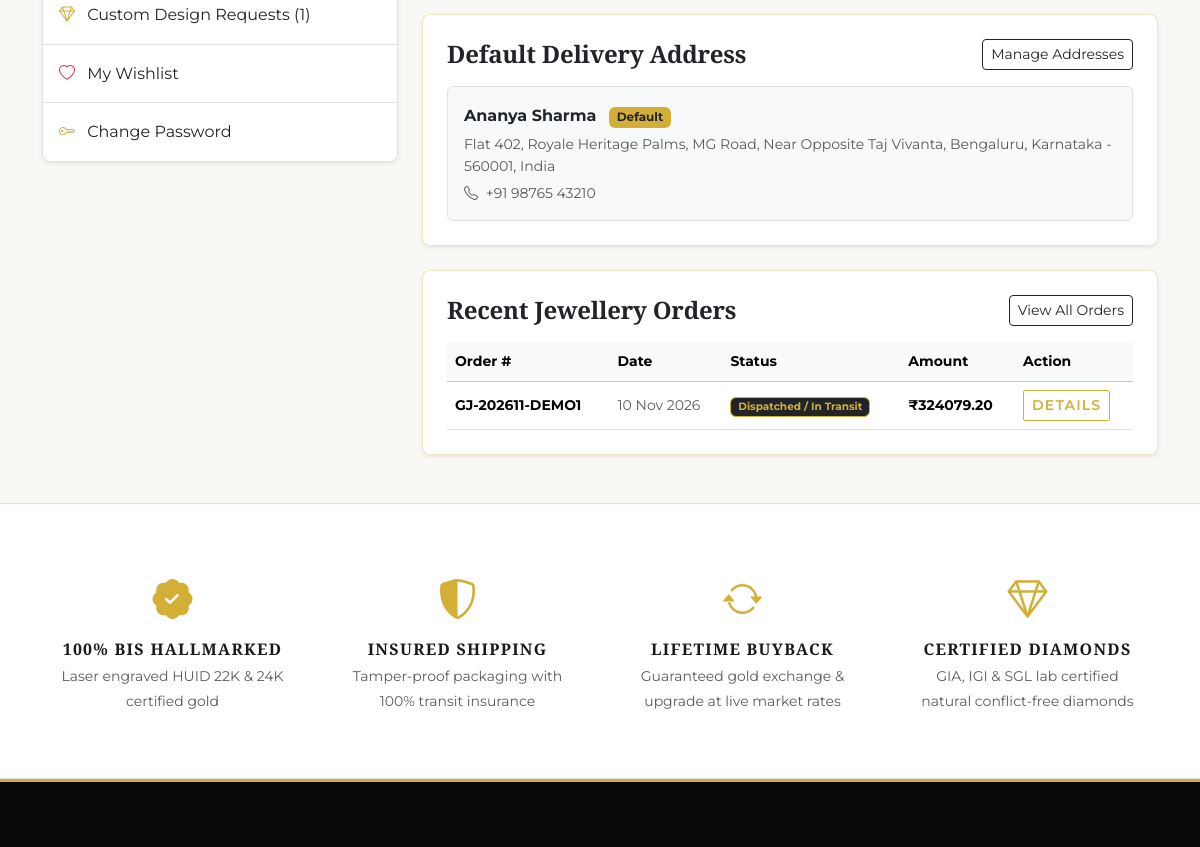
Before: /accounts/profile/ (signed in, middle part) with the older database file.
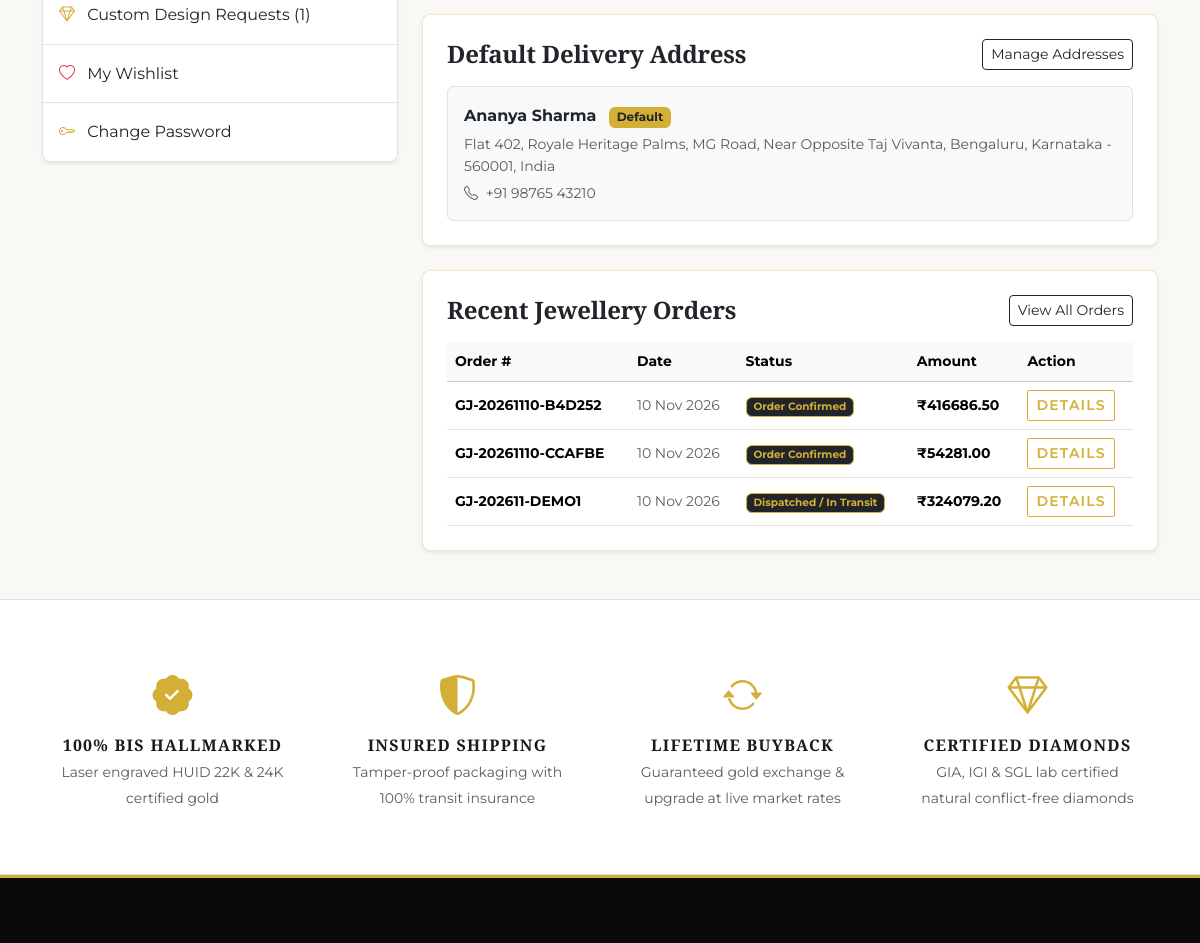
After: the same page with the newer database file.
### orders/models.py (models this page shows, shortened)
class Order(models.Model):
    ORDER_STATUS_CHOICES = [
        ('PENDING', 'Pending Confirmation'),
        ('CONFIRMED', 'Order Confirmed'),
        ('CRAFTING', 'Hallmarking & Crafting'),
        ('SHIPPED', 'Dispatched / In Transit'),
        ('OUT_FOR_DELIVERY', 'Out for Delivery'),
        ('DELIVERED', 'Delivered'),
        ('CANCELLED', 'Cancelled'),
    ]
    PAYMENT_METHOD_CHOICES = [
        ('COD', 'Cash on Delivery (Insured)'),
        ('UPI', 'UPI / QR Code (Instant)'),
        ('ONLINE_CARD', 'Credit / Debit Card / NetBanking'),
        ('BANK_TRANSFER', 'Direct Bank Transfer / NEFT'),
        ('STRIPE', 'Stripe Online Payment (Cards & Global)'),
    ]
    PAYMENT_STATUS_CHOICES = [
        ('PENDING', 'Pending Payment'),
        ('PAID', 'Payment Received'),
        ('FAILED', 'Payment Failed'),
        ('REFUNDED', 'Refunded'),
    ]
    order_number = models.CharField(max_length=50, unique=True, editable=False)
    invoice_number = models.CharField(max_length=60, unique=True, blank=True)
    user = models.ForeignKey(User, on_delete=models.SET_NULL, null=True, blank=True, related_name='orders')
    customer_name = models.CharField(max_length=150)
    customer_email = models.EmailField()
    customer_phone = models.CharField(max_length=20)
    shipping_address = models.TextField(help_text="Full shipping destination address snapshot")
    billing_address = models.TextField(help_text="Full billing address snapshot")
    items_total = models.DecimalField(max_digits=12, decimal_places=2, default=Decimal('0.00'))
    making_charges_total = models.DecimalField(max_digits=10, decimal_places=2, default=Decimal('0.00'))
    discount_amount = models.DecimalField(max_digits=10, decimal_places=2, default=Decimal('0.00'))
    tax_amount = models.DecimalField(max_digits=10, decimal_places=2, default=Decimal('0.00'), help_text="GST 3%")
    shipping_charges = models.DecimalField(max_digits=8, decimal_places=2, default=Decimal('0.00'), help_text="Insured delivery")
    grand_total = models.DecimalField(max_digits=12, decimal_places=2)
    payment_method = models.CharField(max_length=20, choices=PAYMENT_METHOD_CHOICES, default='UPI')
    payment_status = models.CharField(max_length=20, choices=PAYMENT_STATUS_CHOICES, default='PENDING')
    order_status = models.CharField(max_length=25, choices=ORDER_STATUS_CHOICES, default='PENDING')
    tracking_number = models.CharField(max_length=100, blank=True, default="")
    courier_partner = models.CharField(max_length=100, blank=True, default="BlueDart Apex Gold Insured")
    estimated_delivery = models.DateField(null=True, blank=True)
    order_notes = models.TextField(blank=True)
    created_at = models.DateTimeField(auto_now_add=True)
    updated_at = models.DateTimeField(auto_now=True)
    class Meta:
        ordering = ['-created_at']

### accounts/views.py (the view)
# urls.py: path('profile/', views.profile_view, name='customer_profile'),
@login_required
def profile_view(request):
    user = request.user
    profile = user.profile
    if request.method == 'POST':
        form = UserProfileForm(request.POST, request.FILES, instance=profile)
        first_name = request.POST.get('first_name', '').strip()
        last_name = request.POST.get('last_name', '').strip()
        if form.is_valid():
            form.save()
            user.first_name = first_name
            user.last_name = last_name
            user.save()
            messages.success(request, "Your profile details have been updated.")
            return redirect('customer_profile')
    else:
        initial = {
            'first_name': user.first_name,
            'last_name': user.last_name,
            'email': user.email,
        }
        form = UserProfileForm(instance=profile, initial=initial)
    recent_orders = user.orders.all()[:5]
    custom_orders = user.custom_orders.all()[:3]
    default_address = user.addresses.filter(is_default=True).first()
    context = {
        'form': form,
        'profile': profile,
        'recent_orders': recent_orders,
        'custom_orders': custom_orders,
        'default_address': default_address,
    }
    return render(request, 'accounts/profile.html', context)

### accounts/models.py (called while the page is built)
    @property
    def single_line_address(self):
        parts = [self.street_address]
        if self.landmark:
            parts.append(f"Near {self.landmark}")
        parts.extend([self.city, f"{self.state} - {self.pincode}", self.country])
        return ", ".join(parts)

### products/models.py (called while the page is built)
    def get_absolute_url(self):
        return reverse('product_list_by_category', kwargs={'category_slug': self.slug})

### frontend/templates/accounts/profile.html (shortened to what this page needs)
{% extends 'base.html' %}
{% block content %}
<div class="container py-5">
  <div class="row g-4">
    <div class="col-lg-4">
      <div class="list-group border-gold-subtle shadow-sm rounded-3 overflow-hidden">
        <a href="{% url 'customer_custom_orders' %}" class="list-group-item list-group-item-action py-3">
          <i class="bi bi-gem me-2 text-gold"></i> Custom Design Requests ({{ user.custom_orders.count }})
        </a>
        <a href="{% url 'wishlist_view' %}" class="list-group-item list-group-item-action py-3">
          <i class="bi bi-heart me-2 text-danger"></i> My Wishlist
        </a>
        <a href="{% url 'change_password' %}" class="list-group-item list-group-item-action py-3">
          <i class="bi bi-key me-2 text-gold"></i> Change Password
        </a>
      </div>
    </div>
    <div class="col-lg-8">
      <div class="card p-4 border-gold-subtle shadow-sm bg-white rounded-3 mb-4">
        <div class="d-flex justify-content-between align-items-center mb-3">
          <h4 class="serif-font fw-bold mb-0">Default Delivery Address</h4>
          <a href="{% url 'address_list' %}" class="btn btn-outline-dark btn-sm">Manage Addresses</a>
        </div>
        {% if default_address %}
          <div class="p-3 bg-light rounded border">
            <div class="fw-bold">{{ default_address.full_name }} <span class="badge bg-gold text-dark ms-2">Default</span></div>
            <div class="text-muted small mt-1">{{ default_address.single_line_address }}</div>
            <div class="text-muted small mt-1"><i class="bi bi-telephone me-1"></i> {{ default_address.phone }}</div>
          </div>
        {% else %}
          <p class="text-muted small mb-2">No default address saved yet.</p>
          <a href="{% url 'address_create' %}" class="btn btn-gold btn-sm w-auto align-self-start">Add Delivery Address</a>
        {% endif %}
      </div>
      <div class="card p-4 border-gold-subtle shadow-sm bg-white rounded-3">
        <div class="d-flex justify-content-between align-items-center mb-3">
          <h4 class="serif-font fw-bold mb-0">Recent Jewellery Orders</h4>
          <a href="{% url 'order_history' %}" class="btn btn-outline-dark btn-sm">View All Orders</a>
        </div>
        {% if recent_orders %}
          <div class="table-responsive">
            <table class="table table-hover align-middle small mb-0">
              <thead class="table-light">
                <tr>
                  <th>Order #</th>
                  <th>Date</th>
                  <th>Status</th>
                  <th>Amount</th>
                  <th>Action</th>
                </tr>
              </thead>
              <tbody>
                {% for ord in recent_orders %}
                  <tr>
                    <td class="fw-bold">{{ ord.order_number }}</td>
                    <td class="text-muted">{{ ord.created_at|date:"d M Y" }}</td>
                    <td>
                      <span class="badge bg-dark border border-gold text-gold">{{ ord.get_order_status_display }}</span>
                    </td>
                    <td class="fw-bold">₹{{ ord.grand_total }}</td>
                    <td>
                      <a href="{% url 'order_detail' ord.order_number %}" class="btn btn-outline-gold btn-sm py-1 px-2">Details</a>
                    </td>
                  </tr>
                {% endfor %}
              </tbody>
            </table>
          </div>
        {% else %}
          <p class="text-muted small mb-0">You have not placed any orders yet. <a href="{% url 'product_list' %}" class="text-gold fw-bold">Explore our catalog</a></p>
        {% endif %}
      </div>
    </div>
  </div>
</div>
{% endblock %}

Changed rows visible on the page:
added Order: order_number "GJ-20261110-B4D252", created_at "10 Nov 2026", order_status "Order Confirmed", grand_total "416686.50"
added Order: order_number "GJ-20261110-CCAFBE", created_at "10 Nov 2026", order_status "Order Confirmed", grand_total "54281.00"
